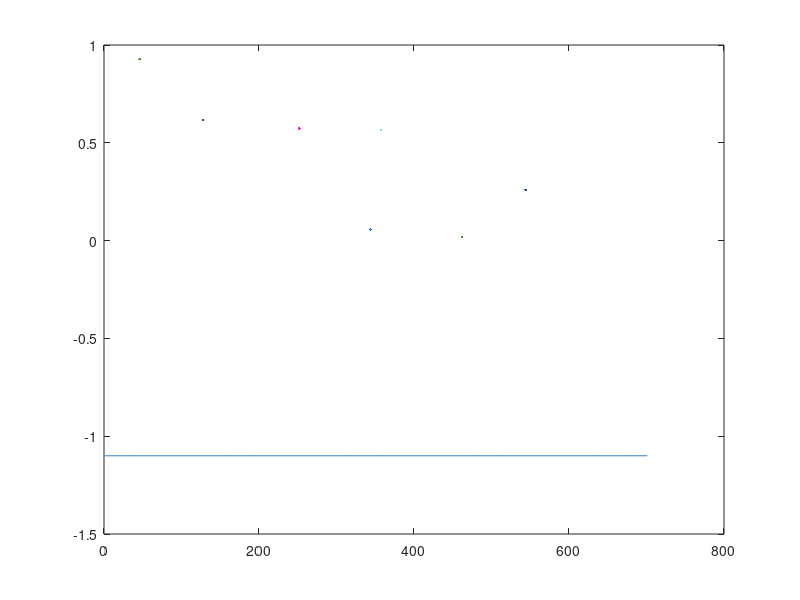

MATLAB code to generate this figure: (Note: this script raises an error after producing the figure.)
%Parameters
recordedLength = 10000;
windowSize = 300;
prePostLag = 200;

%memory declarations
if ~exist('x')
    x = rand(recordedLength,1);
    y = rand(recordedLength,1);
end

% x = rand(recordedLength,1);
% y = rand(recordedLength,1);

heightOut = prePostLag*2+1;
widthOut = recordedLength;
out = zeros(heightOut,widthOut);

% divide up data into blocks
GRID_X = recordedLength;
GRID_Y = 1;

% Assume we've got 2 * PPL + 1 threads.  Will that fit into one block?
threadsPerBlock = ceil(heightOut/32)*32;

while threadsPerBlock > 512
    %Nope.  Block the data in halves, and round up to the next power of 32
    GRID_Y = GRID_Y + 1;
    threadsPerBlock = ceil((heightOut/GRID_Y)/32)*32;
end


BLOCK_X = threadsPerBlock;
BLOCK_Y = 1;

dimBlock = [BLOCK_X BLOCK_Y];
dimGrid = [GRID_X, GRID_Y];

leftAlpha = ceil(windowSize/2);
rightAlpha = floor(windowSize/2);

fprintf('\n\n----START----\n'); 
fprintf('Output size: %ix%i\n', heightOut, widthOut);
fprintf('Grid Dims: %ix%i\n', GRID_X, GRID_Y);
fprintf('Block Dims: %ix%i\n', BLOCK_X, BLOCK_Y);
for blockIdx_X = 9801:GRID_X-1
    t = blockIdx_X;
    fprintf('Sample t=%i\n', t);
    
    if t-leftAlpha < 0
        fprintf('  -Invalid window range (negative), skipping\n');
        continue;
    end
    
    yRange = t - leftAlpha:t+rightAlpha;
    fprintf('  -Pulling y(%i:%i) into shared memory\n', min(yRange), max(yRange));
    
    ySM = y(yRange+1); % +1 for matlab <== NEEDS to BE THREADED 
    
    D_IDX = t - prePostLag;
    L_IDX = t + prePostLag;
    
    xRange = D_IDX - leftAlpha:L_IDX + rightAlpha;
    
    fprintf('  -Possible xRange for this sample: %i-%i\n', min(xRange), max(xRange));
    
    %Lb = ceil((2 * prePostLag + 1)/GRID_Y);
    Lb = BLOCK_X;
    
    for blockIdx_Y = 0:GRID_Y-1
        fprintf('  Block (%3i,%3i)\n', blockIdx_X, blockIdx_Y);
        
        Cs = blockIdx_Y * Lb + D_IDX;
        Ce = min((blockIdx_Y+1)*Lb + D_IDX - 1, L_IDX);
        
        fprintf('    -Evaluating x from %i:%i length %i\n', Cs, Ce, length(Cs:Ce));
        
        SM = Cs - leftAlpha:min(Ce + rightAlpha,L_IDX + rightAlpha);
        
        
        fprintf('    -Pulling x(%i:%i) into shared memory xSM for this block, length %i\n', min(SM), max(SM), length(SM));
%         xSM = x(SM); % PULL TO LOCAL MEM
        
        xSM = -ones(length(SM),1) * 1.1;
        
        stride = BLOCK_X;
        lengthSM = length(SM);
        hold off;
        plot(xSM);
        hold on;
        
        % "randomly" arrive and start filling xSM BLOCK_X,
        for threadIdx = randsample(0:BLOCK_X-1, BLOCK_X)           
            % For plotting purposes
            colr = rand(3,1);
            while threadIdx < lengthSM
                globalMemLocation = SM(threadIdx+1);
                if globalMemLocation >= 0
                    xSM(threadIdx+1) = x(SM(threadIdx+1)+1); % + 1 for matlab) 
                    plot(threadIdx+1,xSM(threadIdx+1),'marker','.','linestyle','none','color',colr);
                else
                    % Load a zero
                    xSM(threadIdx+1) = 0; 
                end
                threadIdx = threadIdx + stride;
            end
        end
        
        fprintf('    -Required %i bytes shared memory in total\n', (length(xSM)+length(ySM)) * 4);
        
        %% __synchronizeThreads();
        
        
        outOfRange = 0;
        for threadIdx = 0:BLOCK_X-1

            if(blockIdx_Y*BLOCK_X + threadIdx+1 > heightOut)
                outOfRange = outOfRange + 1;
                continue;
            end
            
            smIndex = threadIdx:threadIdx+windowSize; 
%             outCol = blockIdx_X;
%             outRow = blockIdx_Y * BLOCK_X + threadIdx;

%             if (threadIdx + 19 > BLOCK_X || threadIdx < 2)
                fprintf('    ThreadIDX: %3i - blockIdx: (%3i,%3i)\n', threadIdx, blockIdx_X, blockIdx_Y);
                hold off;
                plot(ySM);
                hold on;
                plot(xSM(smIndex+1),'r');
                axis tight;
%                 pause(0.5);
%             end
            
        end
        if outOfRange > 0
            fprintf('    -Had %i idle threads\n', outOfRange);
        end
    end
end


%%
for threadsPerBlock = 1:512;
    leftoverThreads(threadsPerBlock) = mod(ceil(heightOut / threadsPerBlock) * threadsPerBlock, heightOut);
end

plot(1:512,leftoverThreads);
hold on;

clear leftoverThreads
idx = 1;
for threadsPerBlock = 32:32:512;
    leftoverThreads(idx) = mod(ceil(heightOut / threadsPerBlock) * threadsPerBlock, heightOut);
    idx = idx + 1;
end
plot(32:32:512, leftoverThreads,'r');


